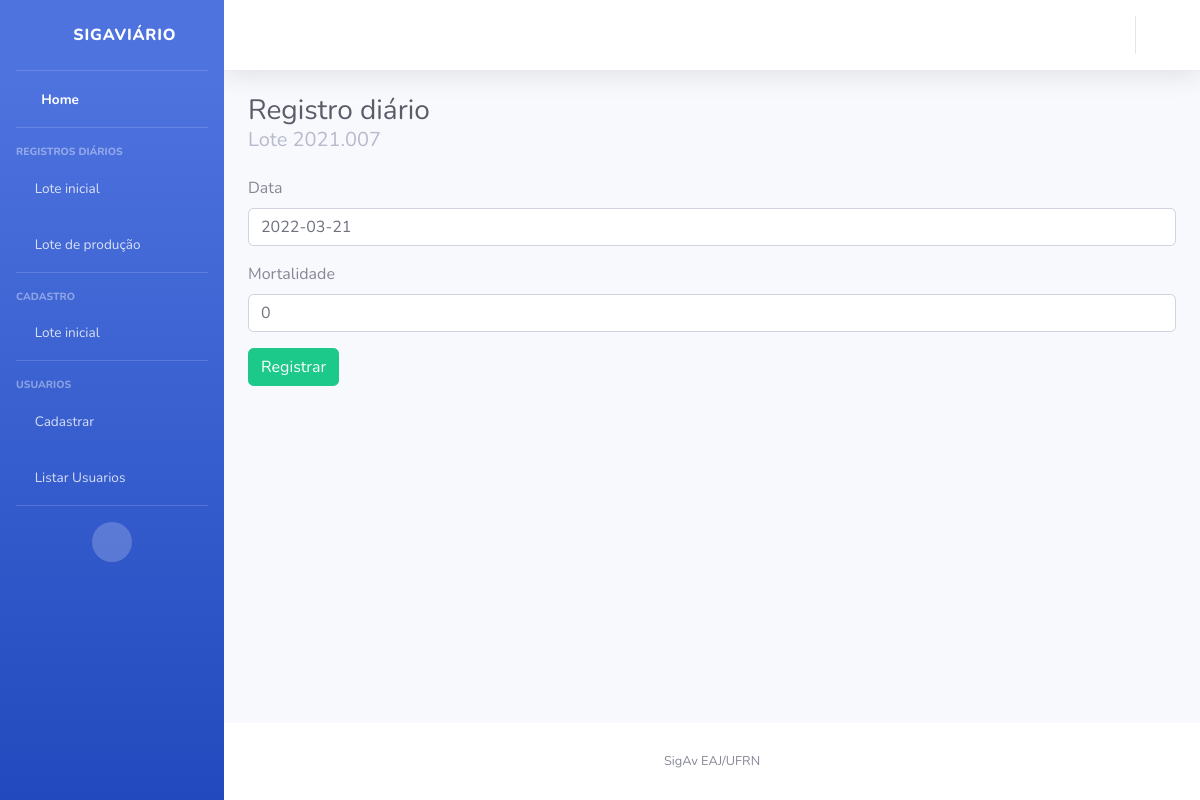
The page /lote/criar_registro_diario_lote/ on the database as committed earlier.
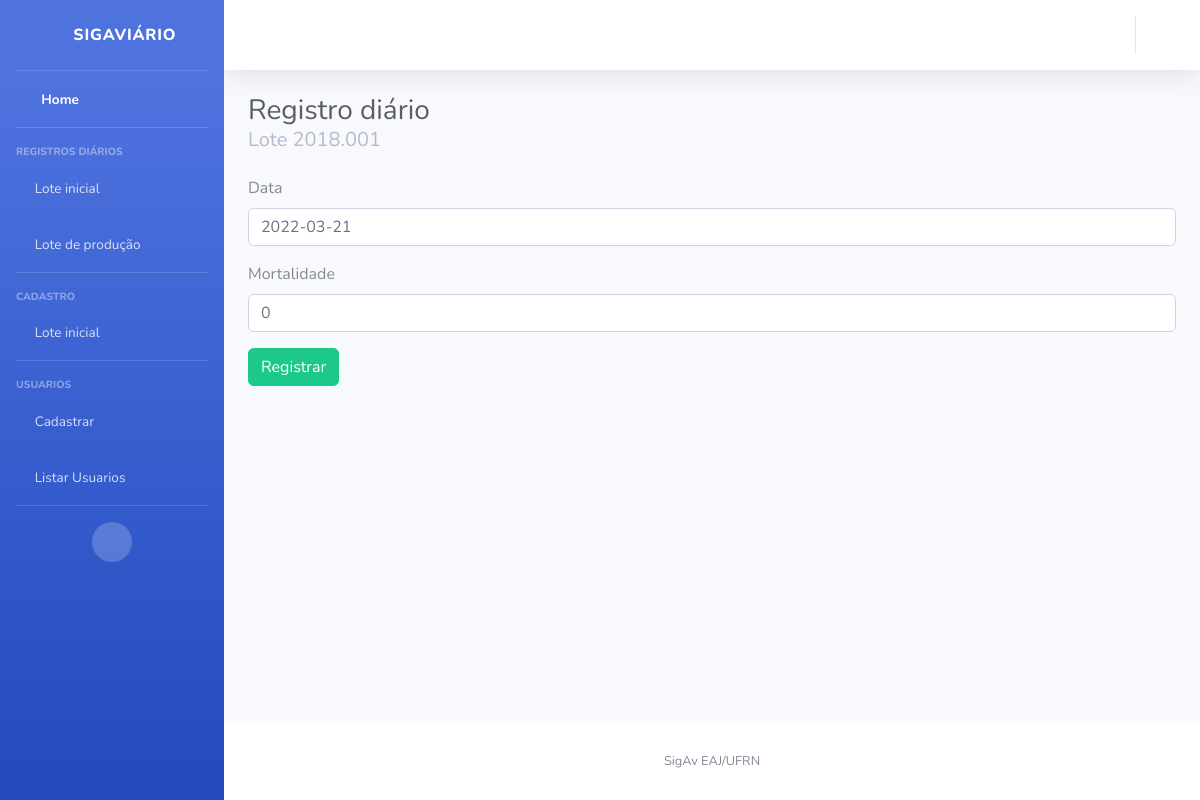
The same page on the database as committed later.
### lote/models.py (models this page shows)
class Lote(models.Model):
    codigo = models.CharField(max_length=50, unique=True)
    aptidao = models.CharField(max_length=1, choices=APTIDAO, default='B')
    data_chegada = models.DateField(default=date.today)
    localidade = models.CharField(max_length=200)
    quantidade_aves_chegada = models.PositiveIntegerField()
    quantidade_aves_final = models.PositiveIntegerField(null=True, blank=True)
    raca = models.CharField(max_length=1, choices=RACA)
    status = models.CharField(max_length=1, choices=STATUS, default='A')
    def __str__(self):
        return self.codigo
    class Meta:
        ordering = ('status','data_chegada',)

### lote/views.py (the view)
# urls.py: path('criar_registro_diario_lote/', views.criar_registro_diario, name='criar_registro_diario'),
def criar_registro_diario(request):
    lote_atual = buscar_lote_atual()
    if (request.method == "POST"):
        form = RegistroDiarioLoteForm(request.POST)
        if (form.is_valid()):
            registro_diario = Registro_diario_lote()
            registro_diario.data = form.cleaned_data['data']
            registro_diario.mortalidade = form.cleaned_data['mortalidade']
            registro_diario.lote = lote_atual
            registro_diario.save()
            lote_atual.quantidade_aves_final = lote_atual.quantidade_aves_final - registro_diario.mortalidade
            lote_atual.save()
            return redirect('lote:detalhes')
    else:
        form = RegistroDiarioLoteForm()
    informacoes = {
        'form':form,
        'lote': lote_atual
    }
    return render(request, "lote/criar_registro_diario.html", informacoes)

### lote/forms.py (shortened to what this page needs)
class RegistroDiarioLoteForm(ModelForm):
    class Meta:
        model = Registro_diario_lote
        fields = ['data', 'mortalidade']

### lote/views.py (called while the page is built)
def buscar_lote_atual():
    if (len(Lote.objects.filter(Q(status="A") | Q(status="B"))) > 0):
        return Lote.objects.filter(Q(status="A") | Q(status="B"))[0]
    else:
        return None

### templates/lote/criar_registro_diario.html (shortened to what this page needs)
{% extends "base.html" %}
{% block titulo %}
Registro diário
<p class="m-0 h5 font-weight-regular text-gray-500">Lote {{lote}}</p>
{% endblock %}
{% block conteudo %}
{% load bootstrap4 %}
        <form method="post">
          {% bootstrap_form form %}
            <input type="submit" class="btn btn-success" value="Registrar">
        </form>
{% endblock %}

Rows that differ between the two databases and show on the page:
removed Lote: codigo "2021.007"
added Lote: codigo "2018.001"
